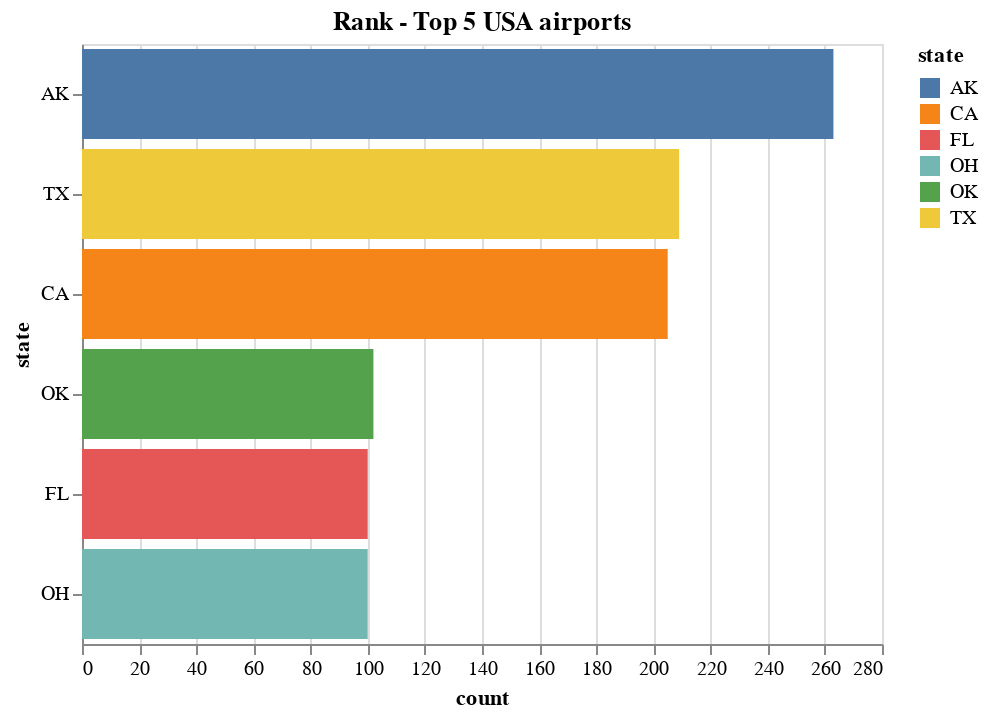

The cell this chart's notebook holds for it:
### Markdown cell above
## 4) Utilizando o dataset airports (var = data.airports()):
    -> Faça um rank bar dos 5 primeiros estados dos EUA com maior número de aeroportos

### Code cell
airports = data.airports()

fiveAirportsUSA = (airports[airports['country'] == 'USA'])


alt.Chart(fiveAirportsUSA).transform_aggregate(
    count= 'count()',
    groupby= ['state']
).transform_window(
    rank= 'rank(count)',
    sort= [alt.SortField('count', order='descending')]
).transform_filter(
    alt.datum.rank <= 5
).mark_bar().encode(
    y= alt.Y('state:N',
    sort= alt.EncodingSortField(field='count', op='sum', order='descending')),
    x= 'count:Q',
    color= alt.Color('state')
).properties(
    title='Rank - Top 5 USA airports'
)

### Figure 1 — Vega-Lite specification as saved in the notebook (floating-point values rounded to 4 significant figures; data arrays with more than 128 entries replaced by an {"elided": "..."} marker saying what was removed)
{"$schema": "https://vega.github.io/schema/vega-lite/v3.4.0.json", "config": {"mark": {"tooltip": null}, "view": {"height": 300, "width": 400}}, "data": {"name": "data-59ff6bf27246beb96130637b73a834ac"}, "datasets": {"data-59ff6bf27246beb96130637b73a834ac": {"elided": "3372 records"}}, "encoding": {"color": {"field": "state", "type": "nominal"}, "x": {"field": "count", "type": "quantitative"}, "y": {"field": "state", "sort": {"field": "count", "op": "sum", "order": "descending"}, "type": "nominal"}}, "mark": "bar", "title": "Rank - Top 5 USA airports", "transform": [{"aggregate": [{"as": "count", "op": "count"}], "groupby": ["state"]}, {"sort": [{"field": "count", "order": "descending"}], "window": [{"as": "rank", "field": "count", "op": "rank"}]}, {"filter": "(datum.rank <= 5)"}]}
